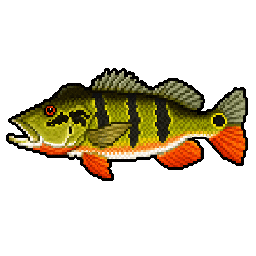
#> input picture fish070/fish0.7.0_0002_peacock_bass.png, 256 x 256 px, given as the content of the folder ../fish070/fish0.7.0_0002_peacock_bass.png, which was not available
$ python journal_scenes.py ../fish070/fish0.7.0_0002_peacock_bass.png ../fish070/fish0.7.0_0003_bullseye_snakehead.png
#> lines starting #> are read from the running program, lines starting #| are printed output that depends on the picture; pictures that were not available may be replaced by others from this repository, and a replacement may not be noted
# -*- coding: utf-8 -*-
"""Render the journal illustrations the mod ships: 240x160, indexed, no metadata, ~20 kB each.

    py tools/journal_scenes.py                       # re-render every shipped illustration in place
    py tools/journal_scenes.py <srcdir> <dstdir>     # a delivery of new art -> the resource folder

§journal-240 (0.9.1): the frame was 480x320 and ~60 kB, which is 1:1 at GUI scale 2 and looked it —
but at 267 species that is 13.8 MB of the 20 MB jar, and the table is heading for four figures. 240x160
is what the journal actually LAYS OUT (JournalScreen.ILLUS_W/H), so it is the honest size to ship; the
480 masters stay in art-pack-journal, which is where a future re-render comes from.

Source, per species, in order: the raw delivery in art-pack-journal/scenes (best), else the shipped PNG
itself (the older art, whose masters are not in this repo). Downscaling an already-quantised frame costs
a little, and it costs less than not having the art.

The output carries IHDR + PLTE + IDAT + IEND and nothing else — no iCCP, no tEXt, no gAMA, no pHYs, no
timestamp. Two reasons: bytes, and a resource reload that never parses a colour profile it will ignore.
Pillow writes ancillary chunks only for what it finds in `Image.info`, so the frame is rebuilt from raw
pixels and saved with the info dict emptied — a stray chunk cannot survive that.
"""
import io, os, sys, glob
from PIL import Image

W, H = 240, 160
# The centre box the palette is weighted towards — the fish — as a fraction of the frame, so it follows
# the frame size instead of being 480-shaped numbers that quietly stop meaning anything.
CENTRE = (140 / 480, 110 / 320, 200 / 480, 100 / 320)
TARGET, LO, HI = 20_000, 17_000, 23_000

REPO = os.path.dirname(os.path.dirname(os.path.abspath(__file__)))
SHIPPED = os.path.join(REPO, "common/src/main/resources/assets/riverfishing/textures/gui/journal/fish")
MASTERS = os.path.join(REPO, "art-pack-journal/scenes")


def render(src, ncolors):
    w, h = src.size
    ch = round(w * H / W)                     # centre-crop to 3:2 first
    src = src.crop((0, (h - ch) // 2, w, (h - ch) // 2 + ch)) if ch < h else src
    # LANCZOS, not NEAREST: the source is now usually LARGER than the frame, and nearest-neighbour
    # downsampling of a painted scene throws away every second pixel of it.
    img = src.resize((W, H), Image.LANCZOS if src.size[0] > W else Image.NEAREST)
    cx, cy, cw, chh = (round(CENTRE[0] * W), round(CENTRE[1] * H), round(CENTRE[2] * W), round(CENTRE[3] * H))
    ncen = max(8, ncolors * 3 // 5)           # centre (the fish) owns most of the palette
    cols = []
    for part, n in ((img.crop((cx, cy, cx + cw, cy + chh)), ncen), (img, ncolors - ncen)):
        p = part.quantize(colors=n, method=Image.Quantize.MEDIANCUT).getpalette()[:n * 3]
        cols += [tuple(p[i:i + 3]) for i in range(0, len(p), 3)]
    cols = list(dict.fromkeys(cols))[:256]
    pal = Image.new('P', (1, 1))
    pal.putpalette([c for rgb in cols for c in rgb] + [0, 0, 0] * (256 - len(cols)))
    out = img.quantize(palette=pal, dither=Image.Dither.NONE)
    out.info = {}                              # §journal-240: nothing ancillary reaches the file
    buf = io.BytesIO(); out.save(buf, 'PNG', optimize=True)
    return buf.getvalue()


def best(path):
#> called with path = '_only/fish0.7.0_0002_peacock_bass.png'
    src = Image.open(path).convert('RGB')
    lo, hi, pick = 8, 256, None
    while lo <= hi:                            # fewest colours that still lands in the band
        mid = (lo + hi) // 2
        data = render(src, mid)
        if pick is None or abs(len(data) - TARGET) < abs(len(pick) - TARGET):
            pick = data
        if len(data) < LO: lo = mid + 1
        elif len(data) > HI: hi = mid - 1
        else: return data
#> this loop made 8 passes
#> pass 1, in render, `src = src.crop((0, (h - ch) // 2, w, (h - ch) // 2 + ch)) if ch < h el..`:
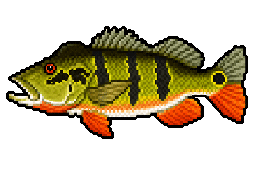
#> src: PIL image 256x171 RGB; mean R, G, B 201.9, 190.9, 165.7
#> pass 1, in render, `img = src.resize((W, H), Image.LANCZOS if src.size[0] > W else Image.N..`:
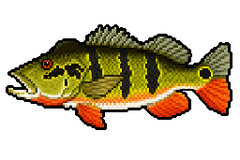
#> img: PIL image 240x160 RGB; mean R, G, B 201.9, 191, 165.8
    return pick


def in_place():
    """Re-render everything the mod ships, preferring each species' raw master when there is one."""
    total = 0
    files = sorted(glob.glob(os.path.join(SHIPPED, '*.png')))
    for i, dst in enumerate(files, 1):
        name = os.path.basename(dst)
        master = os.path.join(MASTERS, name.replace('.png', '.raw.png'))
        src = master if os.path.exists(master) else dst
        data = best(src)
        open(dst, 'wb').write(data)
        total += len(data)
        print('%4d/%d  %-34s %5.1f kB  %s' % (i, len(files), name, len(data) / 1000,
                                              'master' if src is master else 'downscale'), flush=True)
    print('%d illustrations, %.2f MB' % (len(files), total / 1048576))


if __name__ == '__main__':
    if len(sys.argv) == 1:
        in_place()
    else:
        srcdir, dstdir = sys.argv[1], sys.argv[2]
        os.makedirs(dstdir, exist_ok=True)
        for f in sorted(glob.glob(os.path.join(srcdir, '*.png'))):
            name = os.path.basename(f).replace('.raw.png', '.png')
            data = best(f)
            open(os.path.join(dstdir, name), 'wb').write(data)
            print('%s %.1f kB' % (name, len(data) / 1000), flush=True)
#| fish0.7.0_0002_peacock_bass.png 14.7 kB

$ run again, on fish070/fish0.7.0_0004_bluefish.png
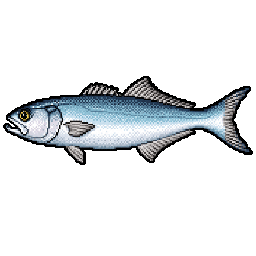
#> input picture fish070/fish0.7.0_0004_bluefish.png, 256 x 256 px, given as the content of the folder ../fish070/fish0.7.0_0004_bluefish.png, which was not available
#> the loop in best, `while lo <= hi:` made 8 passes
#> pass 1, in render, `src = src.crop((0, (h - ch) // 2, w, (h - ch) // 2 + ch)) if ch < h el..`:
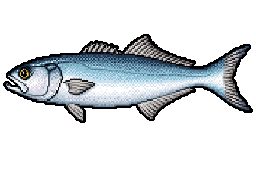
#> src: PIL image 256x171 RGB; mean R, G, B 217.3, 221.2, 224.1
#> pass 1, in render, `img = src.resize((W, H), Image.LANCZOS if src.size[0] > W else Image.N..`:
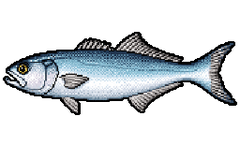
#> img: PIL image 240x160 RGB; mean R, G, B 217.4, 221.3, 224.2
#| fish0.7.0_0004_bluefish.png 12.0 kB
